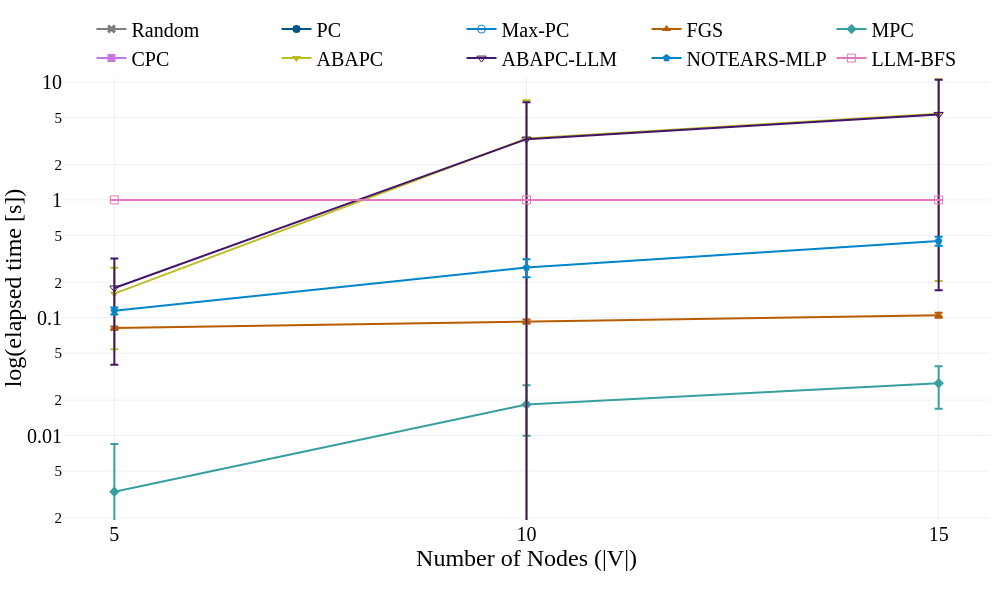

Notebook cell for this chart:
### Markdown cell above
## Runtime

### Code cell
if runtime_methods:
    plot_runtime(
        dag_grouped,
        ['n_nodes'],
        '',
        names_dict,
        symbols_dict,
        colors_dict,
        runtime_methods,
        share_y=False,
        save_figs=save_figs,
        output_name="../results/figs/Fig.2_runtime.html",
        debug=False,
        font_size=20,
        plot_height=600,
        plot_width=1000,
    )
else:
    print('No runtime plot generated; update runtime_methods to include at least one model key.')

### Figure 1 — Plotly figure (JSON) as saved in the notebook; plotly's stock layout.template omitted (floating-point values rounded to 4 significant figures)
{"data": [{"error_y": {"array": [0.0, 0.0, 0.0], "thickness": 2, "type": "data"}, "line": {"color": "#7f7f7f", "simplify": true, "width": 2}, "marker": {"color": "#7f7f7f", "size": 8, "symbol": "x"}, "mode": "lines+markers", "name": "Random", "showlegend": true, "type": "scatter", "x": ["5", "10", "15"], "xaxis": "x", "y": [0, 0, 0], "yaxis": "y"}, {"error_y": {"array": [NaN, NaN, NaN], "thickness": 2, "type": "data"}, "line": {"color": "#005383", "simplify": true, "width": 2}, "marker": {"color": "#005383", "size": 8, "symbol": "circle"}, "mode": "lines+markers", "name": "PC", "showlegend": true, "type": "scatter", "x": ["5", "10", "15"], "xaxis": "x", "y": [NaN, NaN, NaN], "yaxis": "y"}, {"error_y": {"array": [NaN, NaN, NaN], "thickness": 2, "type": "data"}, "line": {"color": "#0085CA", "simplify": true, "width": 2}, "marker": {"color": "#0085CA", "size": 8, "symbol": "circle-open"}, "mode": "lines+markers", "name": "Max-PC", "showlegend": true, "type": "scatter", "x": ["5", "10", "15"], "xaxis": "x", "y": [NaN, NaN, NaN], "yaxis": "y"}, {"error_y": {"array": [0.002789, 0.003897, 0.005055], "thickness": 2, "type": "data"}, "line": {"color": "#b85c00", "simplify": true, "width": 2}, "marker": {"color": "#b85c00", "size": 8, "symbol": "triangle-up-dot"}, "mode": "lines+markers", "name": "FGS", "showlegend": true, "type": "scatter", "x": ["5", "10", "15"], "xaxis": "x", "y": [0.08167, 0.09278, 0.105], "yaxis": "y"}, {"error_y": {"array": [0.005164, 0.008367, 0.01089], "thickness": 2, "type": "data"}, "line": {"color": "#379f9f", "simplify": true, "width": 2}, "marker": {"color": "#379f9f", "size": 8, "symbol": "diamond-dot"}, "mode": "lines+markers", "name": "MPC", "showlegend": true, "type": "scatter", "x": ["5", "10", "15"], "xaxis": "x", "y": [0.003333, 0.01833, 0.02778], "yaxis": "y"}, {"error_y": {"array": [NaN, NaN, NaN], "thickness": 2, "type": "data"}, "line": {"color": "#c678dd", "simplify": true, "width": 2}, "marker": {"color": "#c678dd", "size": 8, "symbol": "square-dot"}, "mode": "lines+markers", "name": "CPC", "showlegend": true, "type": "scatter", "x": ["5", "10", "15"], "xaxis": "x", "y": [NaN, NaN, NaN], "yaxis": "y"}, {"error_y": {"array": [0.1061, 3.696, 5.187], "thickness": 2, "type": "data"}, "line": {"color": "#bcbd22", "simplify": true, "width": 2}, "marker": {"color": "#bcbd22", "size": 8, "symbol": "triangle-down-dot"}, "mode": "lines+markers", "name": "ABAPC", "showlegend": true, "type": "scatter", "x": ["5", "10", "15"], "xaxis": "x", "y": [0.1601, 3.314, 5.391], "yaxis": "y"}, {"error_y": {"array": [0.1391, 3.472, 5.137], "thickness": 2, "type": "data"}, "line": {"color": "#441469", "simplify": true, "width": 2}, "marker": {"color": "#441469", "size": 8, "symbol": "triangle-down-open"}, "mode": "lines+markers", "name": "ABAPC-LLM", "showlegend": true, "type": "scatter", "x": ["5", "10", "15"], "xaxis": "x", "y": [0.179, 3.279, 5.308], "yaxis": "y"}, {"error_y": {"array": [0.007794, 0.04621, 0.03885], "thickness": 2, "type": "data"}, "line": {"color": "#0085CA", "simplify": true, "width": 2}, "marker": {"color": "#0085CA", "size": 8, "symbol": "pentagon-dot"}, "mode": "lines+markers", "name": "NOTEARS-MLP", "showlegend": true, "type": "scatter", "x": ["5", "10", "15"], "xaxis": "x", "y": [0.1144, 0.2672, 0.4478], "yaxis": "y"}, {"error_y": {"array": [0.0, 0.0, 0.0], "thickness": 2, "type": "data"}, "line": {"color": "#e377c2", "simplify": true, "width": 2}, "marker": {"color": "#e377c2", "size": 8, "symbol": "square-open"}, "mode": "lines+markers", "name": "LLM-BFS", "showlegend": true, "type": "scatter", "x": ["5", "10", "15"], "xaxis": "x", "y": [1, 1, 1], "yaxis": "y"}], "layout": {"font": {"color": "black", "family": "Serif", "size": 20}, "height": 600, "legend": {"orientation": "h", "x": 0.5, "xanchor": "center", "y": 1.1, "yanchor": "top"}, "margin": {"b": 80, "l": 10, "r": 10, "t": 10}, "width": 1000, "xaxis": {"anchor": "y", "domain": [0, 1], "title": {"standoff": 0, "text": "Number of Nodes (|V|)"}}, "yaxis": {"anchor": "x", "domain": [0, 1], "matches": "y", "title": {"standoff": 0, "text": "log(elapsed time [s])"}, "type": "log"}}}
